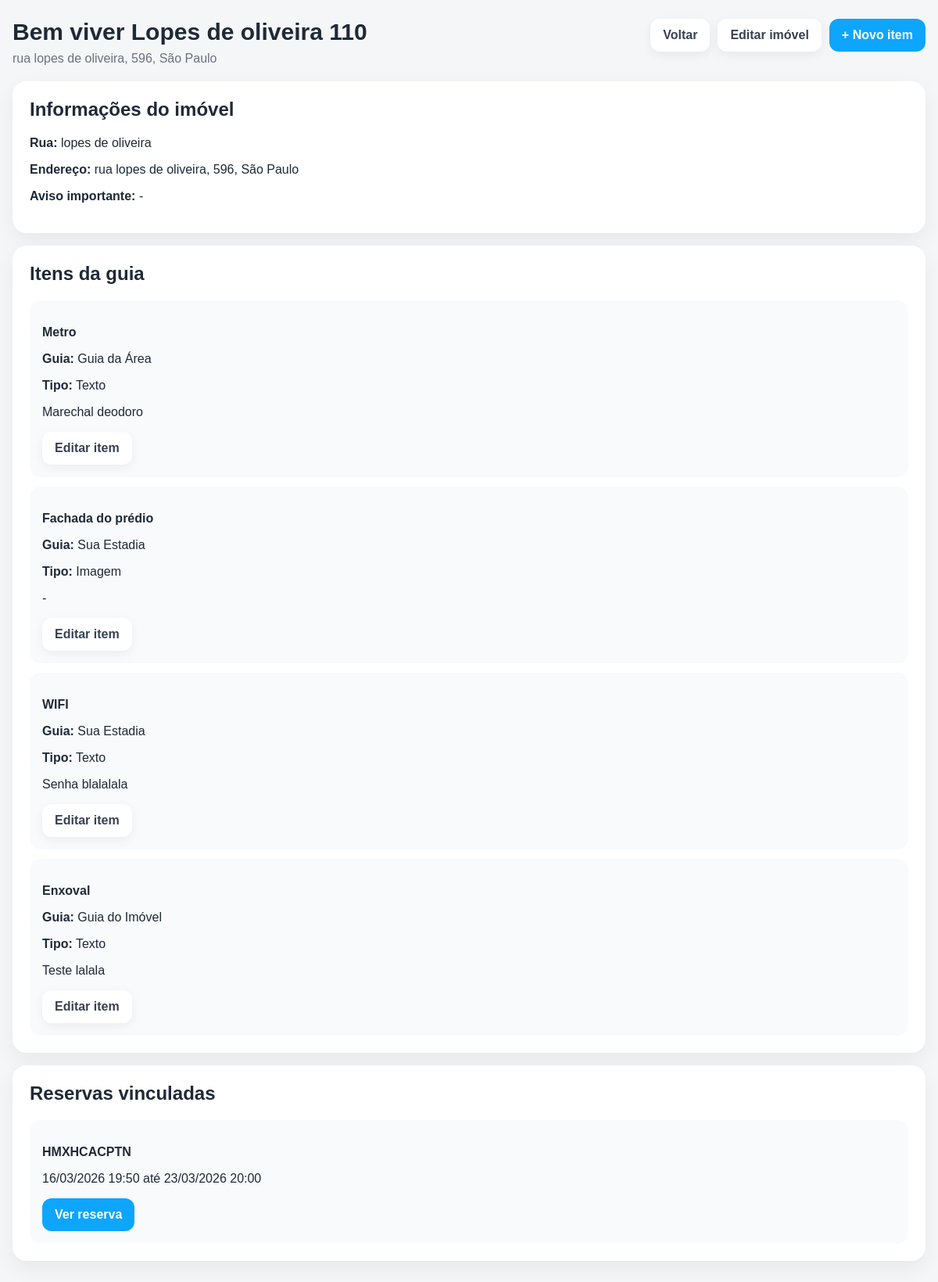
/painel-admin/imoveis/3/ (signed in), run on the app's committed database.
### checkin/models.py (models this page shows, shortened)
class Imovel(models.Model):
    nome_apartamento = models.CharField(max_length=200)
    nome_rua = models.CharField(max_length=200)
    endereco_completo = models.CharField(max_length=255)
    imagem_apartamento = models.ImageField(
        upload_to='apartamentos/',
        blank=True,
        null=True
    )
    aviso_importante = models.TextField(
        blank=True,
        help_text='Texto do card de avisos importantes no topo da página aprovada.'
    )
    ativo = models.BooleanField(default=True)
    criado_em = models.DateTimeField(auto_now_add=True)
    atualizado_em = models.DateTimeField(auto_now=True)
    class Meta:
        verbose_name = 'Imóvel'
        verbose_name_plural = 'Imóveis'
        ordering = ['nome_apartamento', 'id']

class ItemGuiaImovel(models.Model):
    GUIA_CHOICES = [
        ('estadia', 'Sua Estadia'),
        ('imovel', 'Guia do Imóvel'),
        ('area', 'Guia da Área'),
    ]
    TIPO_CONTEUDO_CHOICES = [
        ('texto', 'Texto'),
        ('imagem', 'Imagem'),
    ]
    imovel = models.ForeignKey(
        Imovel,
        on_delete=models.CASCADE,
        related_name='itens_guia'
    )
    guia = models.CharField(max_length=20, choices=GUIA_CHOICES)
    titulo = models.CharField(max_length=200)
    tipo_conteudo = models.CharField(
        max_length=20,
        choices=TIPO_CONTEUDO_CHOICES,
        default='texto'
    )
    conteudo = models.TextField(blank=True)
    imagem = models.ImageField(
        upload_to='guias/',
        blank=True,
        null=True
    )
    ordem = models.PositiveIntegerField(default=0)
    ativo = models.BooleanField(default=True)
    criado_em = models.DateTimeField(auto_now_add=True)
    atualizado_em = models.DateTimeField(auto_now=True)
    class Meta:
        verbose_name = 'Item da guia do imóvel'
        verbose_name_plural = 'Itens das guias do imóvel'
        ordering = ['guia', 'ordem', 'id']

class ReservaImovel(models.Model):
    imovel = models.ForeignKey(
        Imovel,
        on_delete=models.CASCADE,
        related_name='reservas'
    )
    codigo_reserva = models.CharField(
        max_length=50,
        unique=True
    )
    nome_imovel = models.CharField(
        max_length=200,
        blank=True,
        help_text='Opcional. Se ficar vazio, usa o nome do imóvel.'
    )
    endereco = models.CharField(
        max_length=255,
        blank=True,
        help_text='Opcional. Se ficar vazio, usa o endereço do imóvel.'
    )
    data_checkin = models.DateTimeField()
    data_checkout = models.DateTimeField()
    quantidade_hospedes = models.PositiveIntegerField(default=1)
    criado_em = models.DateTimeField(auto_now_add=True)
    class Meta:
        verbose_name = 'Reserva do imóvel'
        verbose_name_plural = 'Reservas dos imóveis'
        ordering = ['-data_checkin', 'id']

### checkin/views.py (the view)
@login_required
@user_passes_test(admin_required)
def admin_detalhe_imovel(request, imovel_id):
    imovel = get_object_or_404(Imovel, id=imovel_id)
    itens = imovel.itens_guia.all().order_by('guia', 'ordem', 'id')
    reservas = imovel.reservas.all().order_by('-data_checkin')
    return render(request, 'checkin/admin_imovel_detalhe.html', {
        'imovel': imovel,
        'itens': itens,
        'reservas': reservas,
    })

### checkin/views.py (called while the page is built)
def admin_required(user):
    return user.is_authenticated and user.is_staff

### checkin/templates/checkin/admin_imovel_detalhe.html (shortened to what this page needs)
{% load static %}
<!DOCTYPE html>
<html lang="pt-BR">
<head>
</head>
<body>
    <div class="page">
        <div class="container">
            <div class="topbar">
                <div>
                    <h1>{{ imovel.nome_apartamento }}</h1>
                    <p>{{ imovel.endereco_completo }}</p>
                </div>
                <div class="actions">
                    <a href="{% url 'admin_painel_imoveis' %}" class="btn btn-light">Voltar</a>
                    <a href="{% url 'admin_editar_imovel' imovel.id %}" class="btn btn-light">Editar imóvel</a>
                    <a href="{% url 'admin_novo_item_guia' imovel.id %}" class="btn btn-primary">+ Novo item</a>
                </div>
            </div>
            <div class="grid">
                <div class="card">
                    <h2>Informações do imóvel</h2>
                    <p><strong>Rua:</strong> {{ imovel.nome_rua }}</p>
                    <p><strong>Endereço:</strong> {{ imovel.endereco_completo }}</p>
                    <p><strong>Aviso importante:</strong> {{ imovel.aviso_importante|default:"-" }}</p>
                </div>
                <div class="card">
                    <h2>Itens da guia</h2>
                    {% for item in itens %}
                        <div class="item-card">
                            <p><strong>{{ item.titulo }}</strong></p>
                            <p><strong>Guia:</strong> {{ item.get_guia_display }}</p>
                            <p><strong>Tipo:</strong> {{ item.get_tipo_conteudo_display }}</p>
                            <p>{{ item.conteudo|default:"-" }}</p>
                            <a href="{% url 'admin_editar_item_guia' item.id %}" class="btn btn-light">Editar item</a>
                        </div>
                    {% empty %}
                        <p>Nenhum item cadastrado.</p>
                    {% endfor %}
                </div>
                <div class="card">
                    <h2>Reservas vinculadas</h2>
                    {% for reserva in reservas %}
                        <div class="reserva-card">
                            <p><strong>{{ reserva.codigo_reserva }}</strong></p>
                            <p>{{ reserva.data_checkin|date:"d/m/Y H:i" }} até {{ reserva.data_checkout|date:"d/m/Y H:i" }}</p>
                            <a href="{% url 'admin_detalhe_reserva' reserva.codigo_reserva %}" class="btn btn-primary">Ver reserva</a>
                        </div>
                    {% empty %}
                        <p>Nenhuma reserva vinculada.</p>
                    {% endfor %}
                </div>
            </div>
        </div>
    </div>
</body>
</html>

### checkin/templates/checkin/admin_imovel_detalhe.html (style rules this page uses)
* { box-sizing: border-box; }
body { margin: 0; font-family: Arial, sans-serif; background: #f4f6f8; color: #1f2937; }
.page { min-height: 100vh; padding: 24px 16px 40px; }
.container { max-width: 1200px; margin: 0 auto; }
.topbar { display: flex; justify-content: space-between; align-items: flex-start; gap: 16px; margin-bottom: 20px; }
.topbar h1 { margin: 0 0 8px; font-size: 30px; }
.topbar p { margin: 0; color: #6b7280; }
.actions { display: flex; gap: 10px; flex-wrap: wrap; }
.btn { display: inline-flex; align-items: center; justify-content: center; text-decoration: none; border-radius: 12px; padding: 12px 16px; font-weight: 700; }
.btn-primary { background: #0ea5ff; color: white; }
.btn-light { background: white; color: #374151; box-shadow: 0 4px 14px rgba(0,0,0,0.06); }
.grid { display: grid; gap: 16px; }
.card { background: white; border-radius: 18px; padding: 22px; box-shadow: 0 10px 26px rgba(0,0,0,0.06); }
.card h2 { margin-top: 0; }
.item-card, .reserva-card { background: #f8fafc; border-radius: 14px; padding: 16px; margin-bottom: 12px; }
.item-card:last-child, .reserva-card:last-child { margin-bottom: 0; }

### data on the page
Imovel: nome_apartamento "Bem viver Lopes de oliveira 110", endereco_completo "rua lopes de oliveira, 596, São Paulo", nome_rua "lopes de oliveira", aviso_importante "-"
ItemGuiaImovel: titulo "Metro", guia "Guia da Área", tipo_conteudo "Texto", conteudo "Marechal deodoro"
ItemGuiaImovel: titulo "Fachada do prédio", guia "Sua Estadia", tipo_conteudo "Imagem", conteudo "-"
ItemGuiaImovel: titulo "WIFI", guia "Sua Estadia", tipo_conteudo "Texto", conteudo "Senha blalalala"
ItemGuiaImovel: titulo "Enxoval", guia "Guia do Imóvel", tipo_conteudo "Texto", conteudo "Teste lalala"
ReservaImovel: codigo_reserva "HMXHCACPTN", data_checkin "16/03/2026 19:50", data_checkout "23/03/2026 20:00"
